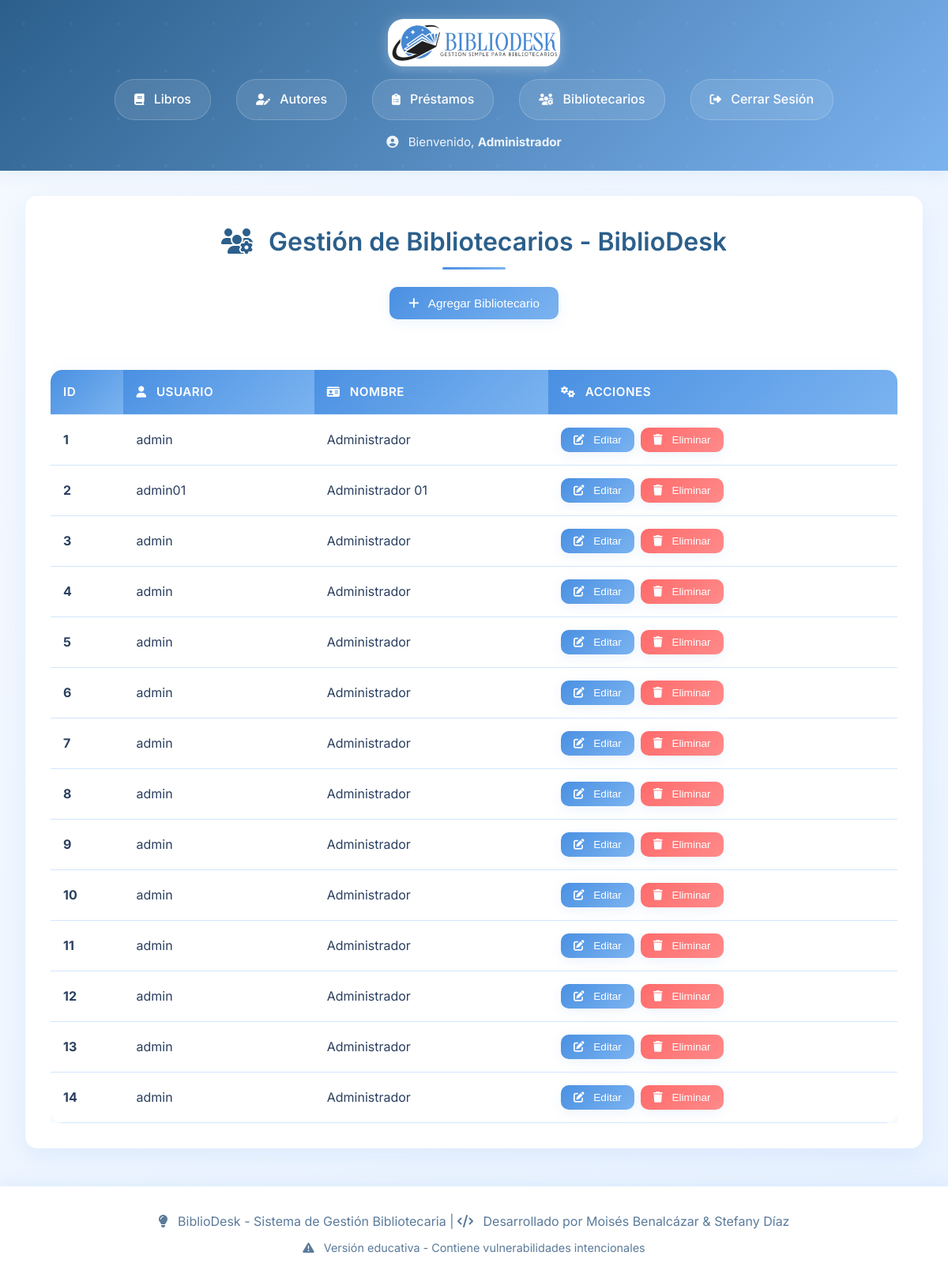
/bibliotecarios (signed in), run on an earlier commit of the app's database.
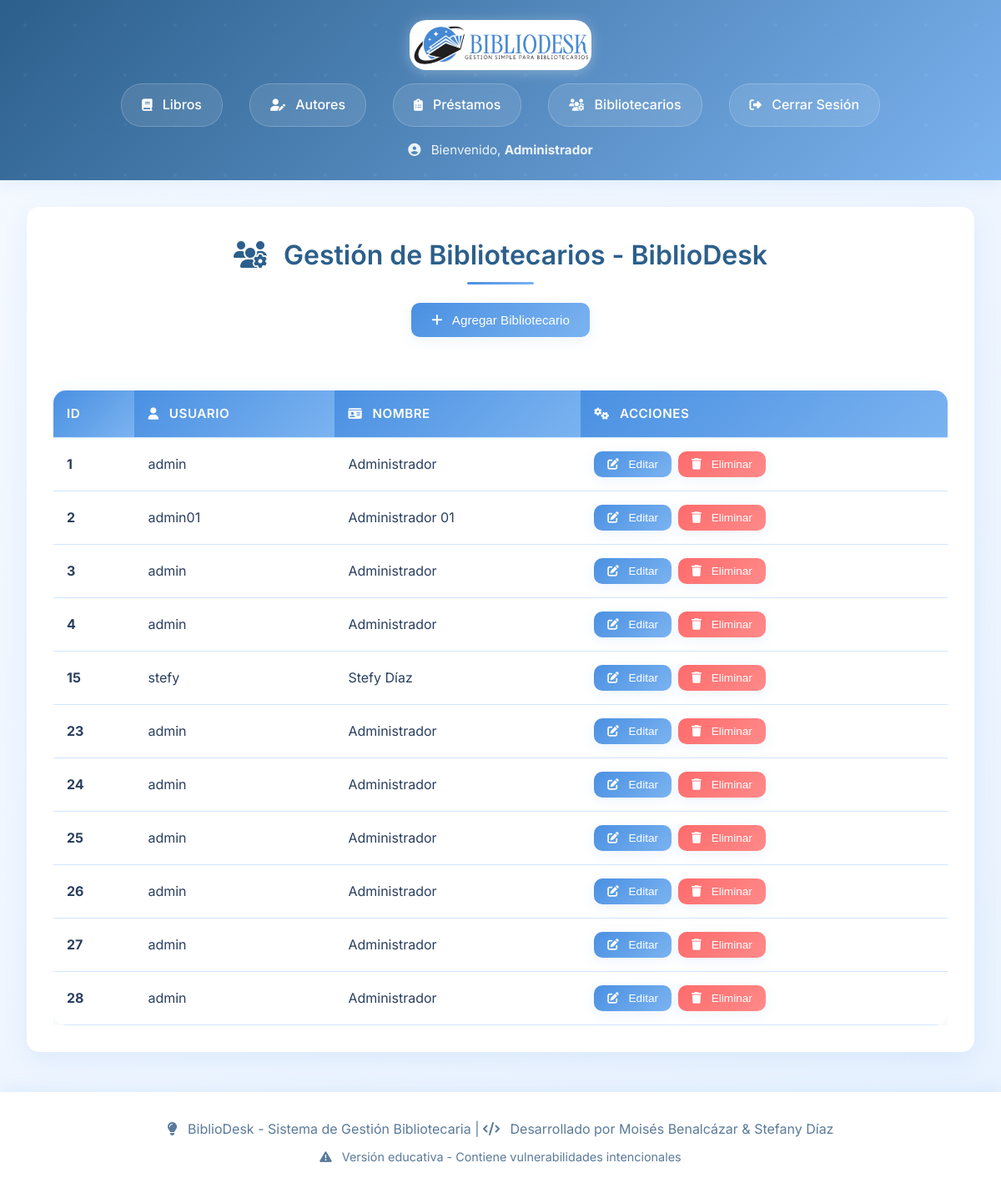
And on a later commit of the database.
### tables this page shows
CREATE TABLE bibliotecarios (
        id INTEGER PRIMARY KEY AUTOINCREMENT,
        username TEXT NOT NULL,
        password TEXT NOT NULL,  -- Vulnerabilidad: Contraseña en texto plano
        name TEXT NOT NULL
    );

### app.py (the view, shortened to what this page needs)
@app.route('/bibliotecarios', methods=['GET', 'POST'])
def bibliotecarios():
    if not session.get('logged_in'):
        return redirect(url_for('login'))
    bibliotecarios = database.get_bibliotecarios()
    return render_template('bibliotecarios.html', bibliotecarios=bibliotecarios)

### database.py (called while the page is built)
def get_bibliotecarios():
    conn = sqlite3.connect('library.db')
    c = conn.cursor()
    c.execute('SELECT * FROM bibliotecarios')
    bibliotecarios = c.fetchall()
    conn.close()
    return bibliotecarios

### templates/bibliotecarios.html (shortened to what this page needs)
{% extends "base.html" %}
{% block content %}
<div class="container">
    <div class="card">
        <h2><i class="fas fa-users-cog"></i> Gestión de Bibliotecarios - BiblioDesk</h2>
        <div style="text-align: center; margin-bottom: 2rem;">
            <button class="btn-primary" onclick="openModal('addBibliotecarioModal')">
                <i class="fas fa-plus"></i> Agregar Bibliotecario
            </button>
        </div>
        <div style="overflow-x: auto;">
            <table>
                <thead>
                    <tr>
                        <th>ID</th>
                        <th><i class="fas fa-user"></i> Usuario</th>
                        <th><i class="fas fa-id-card"></i> Nombre</th>
                        <th><i class="fas fa-cogs"></i> Acciones</th>
                    </tr>
                </thead>
                <tbody>
                    {% for bibliotecario in bibliotecarios %}
                    <tr>
                        <td><strong>{{ bibliotecario[0] }}</strong></td>
                        <td>{{ bibliotecario[1] }}</td>
                        <td>{{ bibliotecario[3] }}</td>
                        <td>
                            <div class="action-buttons">
                                <button class="btn-primary" onclick="openEditModal('{{ bibliotecario[0] }}', '{{ bibliotecario[1] }}', '{{ bibliotecario[3] }}')">
                                    <i class="fas fa-edit"></i> Editar
                                </button>
                                <form method="POST" style="display:inline;">
                                    <button type="submit" name="delete" class="btn-danger" onclick="return confirm('¿Estás seguro de que deseas eliminar este bibliotecario?')">
                                        <i class="fas fa-trash"></i> Eliminar
                                    </button>
                                </form>
                            </div>
                        </td>
                    </tr>
                    {% endfor %}
                </tbody>
            </table>
        </div>
    </div>
</div>
{% endblock %}

What changed in the data, as far as the page shows it:
removed bibliotecarios: id "5", username "admin", name "Administrador"
removed bibliotecarios: id "6", username "admin", name "Administrador"
removed bibliotecarios: id "7", username "admin", name "Administrador"
removed bibliotecarios: id "8", username "admin", name "Administrador"
removed bibliotecarios: id "9", username "admin", name "Administrador"
removed bibliotecarios: id "10", username "admin", name "Administrador"
removed bibliotecarios: id "11", username "admin", name "Administrador"
removed bibliotecarios: id "12", username "admin", name "Administrador"
removed bibliotecarios: id "13", username "admin", name "Administrador"
removed bibliotecarios: id "14", username "admin", name "Administrador"
added bibliotecarios: id "15", username "stefy", name "Stefy Díaz"
added bibliotecarios: id "23", username "admin", name "Administrador"
added bibliotecarios: id "24", username "admin", name "Administrador"
added bibliotecarios: id "25", username "admin", name "Administrador"
added bibliotecarios: id "26", username "admin", name "Administrador"
added bibliotecarios: id "27", username "admin", name "Administrador"
added bibliotecarios: id "28", username "admin", name "Administrador"
